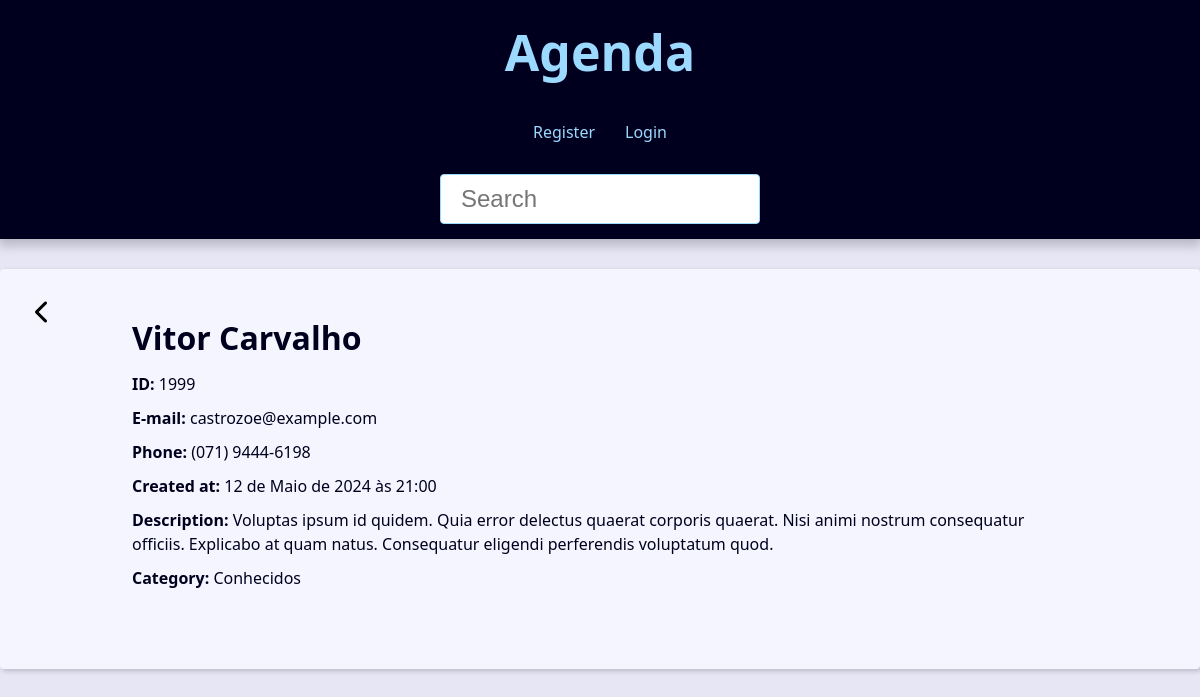
/contact/1999/, run on the app's committed database.
### contact/models.py (models this page shows, shortened)
class Contact(models.Model):
    first_name = models.CharField(max_length=50)
    last_name = models.CharField(max_length=50, blank=True)
    phone = models.CharField(max_length=50)
    email = models.EmailField(max_length=254, blank=True)
    created_date = models.DateTimeField(default=timezone.now)
    description = models.TextField(blank=True)
    show = models.BooleanField(default=True)
    picture = models.ImageField(blank=True, upload_to='pictures/%Y/%m/')
    category = models.ForeignKey(Category, on_delete=models.SET_NULL, blank=True, null=True)
    owner = models.ForeignKey(User, on_delete=models.SET_NULL, blank=True, null=True)

class Category(models.Model):
    class Meta:
        verbose_name = 'Category'
        verbose_name_plural = 'Categories'
    category_name = models.CharField(max_length=50)

### contact/views/contact_views.py (the view)
# urls.py: path('contact/<int:contact_id>/', views.contact, name='contact'),
def contact(request, contact_id):
    single_contact = get_object_or_404(Contact, pk=contact_id, show=True)
    if single_contact.show:
        context = {
        'contact': single_contact,
        'site_title': f'{single_contact.first_name} {single_contact.last_name} - '
        }
    return render(
        request=request,
        template_name='contact/contact.html',
        context=context,
    )

### contact/templates/contact/contact.html (shortened to what this page needs)
{% extends "global/base.html" %}
{% block content %}
<div class="single-contact">
    <div class="header-content">
    <a class="btn-back btn-link" href="{% url "contact:index" %}">
        <i class="fa-solid fa-chevron-left fa-xl"></i>
    </a>
    <h1 class="single-contact-name">
            {{contact.first_name}} {{contact.last_name}}
        </h1>
    </div>
        <p><span class="bold">ID: </span>{{contact.id}}</p>
        <p><span class="bold">E-mail: </span>{{contact.email}}</p>
        <p><span class="bold">Phone: </span> {{contact.phone}}</p>
        <p><span class="bold">Created at: </span> {{contact.created_date}}</p>
        <p><span class="bold">Description: </span> {{contact.description}}</p>
        <p><span class="bold">Category: </span>{% comment %} {{contact.category.id}} - {% endcomment %}{{contact.category.category_name}}</p>
    </div>
{% endblock content %}

### base_static/global/css/styles.css (style rules this page uses)
:root { --spacing: 1.5rem; --link-dark-color: rgb(0, 83, 134); --link-light-color: rgb(156, 217, 255); --clr-white: rgb(245, 245, 255); --clr-black: rgb(0, 0, 30); --clr-red: rgb(243, 68, 37); --clr-light-gray: rgb(230, 230, 245); --clr-dark-shadow-5: rgba(0, 0, 10, 5%); --clr-dark-shadow-10: rgba(0, 0, 10, 10%); --clr-dark-shadow-20: rgba(0, 0, 10, 20%); --clr-light-shadow-5: rgba(200, 200, 255, 5%); --clr-light-shadow-10: rgba(200, 200, 255, 10%); --clr-light-shadow-20: rgba(200, 200, 255, 20%); --main-page-width: 120rem; --table-min-width: 60rem; --biggest-font-size: 5rem; --bigger-font-size: 4rem; --big-font-size: 3.2rem; --medium-font-size: 2.4rem; --small-font-size: 1.6rem; --smaller-font-size: 1.4rem; --smallest-font-size: 1.2rem; --transition-fast: 300ms; --transition-medium: 600ms; --transition-slow: 1s; --default-border-radius: 4px; }
*, *::before, *::after { margin: 0; padding: 0; box-sizing: border-box; }
html { font-size: 62.5%; }
body { font-family: system-ui, -apple-system, BlinkMacSystemFont, 'Segoe UI', Roboto, Oxygen, Ubuntu, Cantarell, 'Open Sans', 'Helvetica Neue', sans-serif; line-height: 1.5; font-size: var(--small-font-size); color: var(--clr-black); -webkit-font-smoothing: antialiased; background: var(--clr-light-gray); }
.bold { font-weight: bold; }
@media (min-width: 600px) { .single-contact { max-width: 80%; margin: calc(var(--spacing) * 2) auto; } }
.single-contact h1 { margin: 1rem 0; }
.single-contact p { margin: 1rem 0; }
.btn-link { font-size: var(--small-font-size); text-decoration: none; font-weight: bold; padding: 1rem; display: block; line-height: var(--small-font-size); }
.btn-back { color: black; }
.btn-back { position: absolute; top: 25px; left: 25px; }

### data on the page
Contact: first_name "Vitor", last_name "Carvalho", id "1999", email "castrozoe@example.com", phone "(071) 9444-6198", created_date "12 de Maio de 2024 às 21:00", description "Voluptas ipsum id quidem. Quia error delectus quaerat corporis quaerat. Nisi animi nostrum consequatur officiis. Explicabo at quam natus. Consequatur eligendi perferendis voluptatum quod.", category.category_name "Conhecidos"
